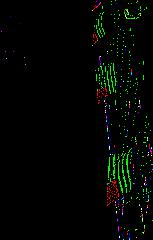
#> input picture project/SynthesizedImages/new_1.jpg, 153 x 240 px
$ python -i transform.py   (imports and definitions only)   (older library calls are emulated)
#> lines starting #> are read from the running program, lines starting #| are printed output that depends on the picture; after the words box and inside, x2 and y2 are one past the last pixel; in counts of white or black regions, pixels touching at a corner belong together
#> further down, picture is the input picture: PIL image 153x240 RGB; mean R, G, B 4.8, 6.6, 4.6
"""
MIT License

Copyright (c) 2017 Zev Isert; Jose Gordillo; Matt Hodgson; Graeme Turney; Maxwell Borden

Permission is hereby granted, free of charge, to any person obtaining a copy
of this software and associated documentation files (the "Software"), to deal
in the Software without restriction, including without limitation the rights
to use, copy, modify, merge, publish, distribute, sublicense, and/or sell
copies of the Software, and to permit persons to whom the Software is
furnished to do so, subject to the following conditions:

The above copyright notice and this permission notice shall be included in all
copies or substantial portions of the Software.

THE SOFTWARE IS PROVIDED "AS IS", WITHOUT WARRANTY OF ANY KIND, EXPRESS OR
IMPLIED, INCLUDING BUT NOT LIMITED TO THE WARRANTIES OF MERCHANTABILITY,
FITNESS FOR A PARTICULAR PURPOSE AND NONINFRINGEMENT. IN NO EVENT SHALL THE
AUTHORS OR COPYRIGHT HOLDERS BE LIABLE FOR ANY CLAIM, DAMAGES OR OTHER
LIABILITY, WHETHER IN AN ACTION OF CONTRACT, TORT OR OTHERWISE, ARISING FROM,
OUT OF OR IN CONNECTION WITH THE SOFTWARE OR THE USE OR OTHER DEALINGS IN THE
SOFTWARE.
"""

"""Imagyn transform functions library"""
# A set of functions that can apply different transformations
# on an existing image to synthesis a new image

import os
import random
import tempfile
from colorsys import hsv_to_rgb, rgb_to_hsv
from math import tan

from PIL import Image, ImageEnhance, ImageFilter
from skimage import color, filters, io, transform, util


# IO Helper Functions
# [298 lines left out: functions skimage_to_pil, pil_to_skimage, change_contrast, change_brightness, flip_vertical, flip_horizontal and 11 more, not called in this run]


def hard_black_and_white(img):
    """
    Harsh black and white filter
    :param img: PIL image object
    :return: PIL image object
    """
    # black and white
    gray_img = img.convert('L')
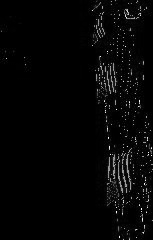
#> gray_img: PIL image 153x240 L; min 0, max 254, mean 5.8
    bw_img = gray_img.point(lambda x: 0 if x < 128 else 255, '1')
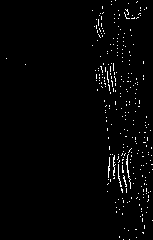
#> bw_img: PIL image 153x240 1; 1.9% white in thin lines or dots
    bw_img = bw_img.convert('RGB')
#> bw_img: PIL image 153x240 RGB; 1.9% white in thin lines or dots
    return bw_img


# [25 lines left out: function hue_change, not called in this run]

>>> from PIL import Image
>>> picture = Image.open('../../project/SynthesizedImages/new_1.jpg')
>>> result = hard_black_and_white(picture)

$ run again, on project/SynthesizedImages/new_4.jpg
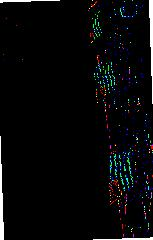
#> input picture project/SynthesizedImages/new_4.jpg, 153 x 240 px
#> picture is the input picture: PIL image 153x240 RGB; mean R, G, B 8.7, 8.8, 10
#> in hard_black_and_white, `gray_img = img.convert('L')`:
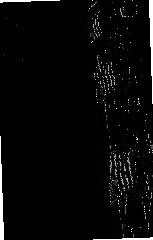
#> gray_img: PIL image 153x240 L; min 0, max 255, mean 8.9
#> in hard_black_and_white, `bw_img = gray_img.point(lambda x: 0 if x < 128 else 255, '1')`:
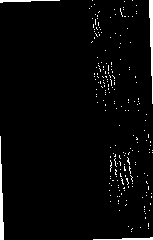
#> bw_img: PIL image 153x240 1; 2.9% white; 214 white regions (210 under 20 px), largest, box (x1, y1, x2, y2) and area: (149, 0, 153, 104) 245, (0, 136, 4, 240) 245, (0, 0, 60, 3) 94, (93, 237, 153, 240) 94
